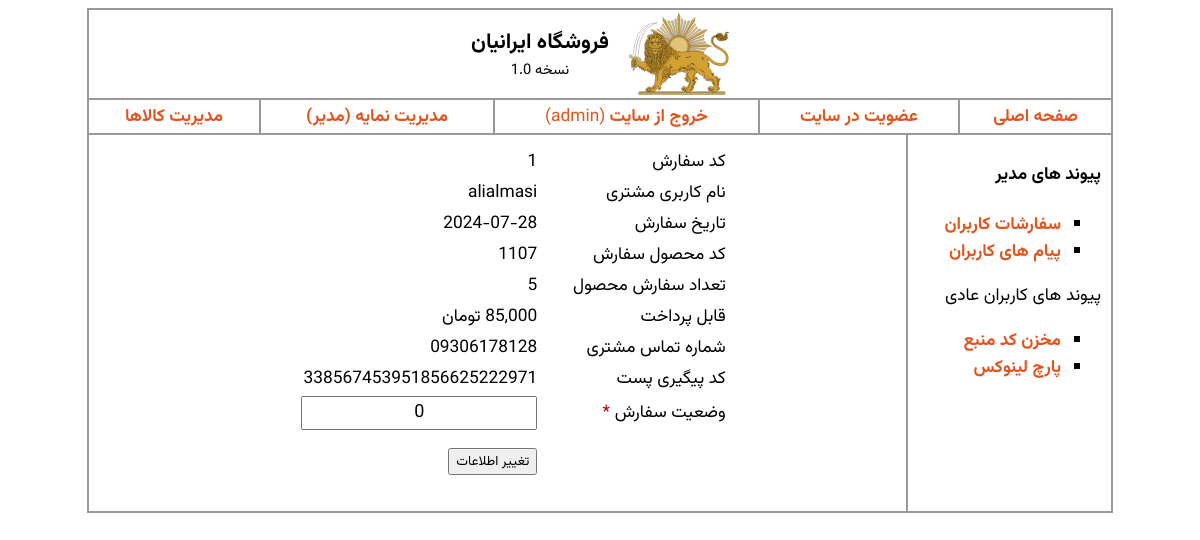
Before: /admin_order_edit.php?id=1 (signed in) with the older database file.
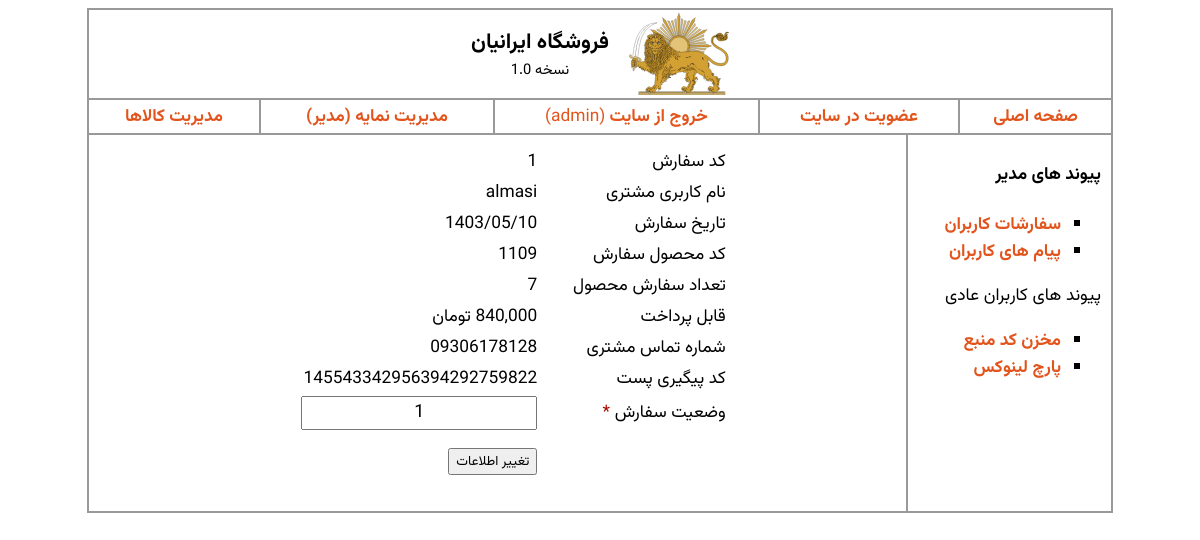
After: the same page with the newer database file.
### tables this page shows
CREATE TABLE IF NOT EXISTS `orders` (
  `id` int(10) NOT NULL AUTO_INCREMENT COMMENT 'شماره سفارش',
  `username` varchar(30) NOT NULL COMMENT 'نام کاربری سفارش دهنده',
  `orderdate` varchar(20) NOT NULL COMMENT 'تاریخ سفارش',
  `pro_id` int(10) NOT NULL COMMENT 'کد محصول',
  `pro_qty` int(10) NOT NULL COMMENT 'تعداد سفارش',
  `pro_price` float NOT NULL COMMENT 'قیمت پایه محصول',
  `number` varchar(11) NOT NULL COMMENT 'شماره تماس',
  `address` varchar(400) NOT NULL COMMENT 'آدرس',
  `trackcode` varchar(24) NOT NULL COMMENT 'کد مرسوله پستی',
  `state` int(1) NOT NULL COMMENT 'وضعیت سفارش',
  PRIMARY KEY (`id`)
);

### admin_order_edit.php (the view, shortened to what this page needs)
<?php
include("includes/header.php");
?>
<?php
include("includes/db_link.php");
$id = "";
if (isset($_GET['id']) && !empty($_GET['id'])) {
    $id = $_GET['id'];
} else {
?>
    <script>
        location.replace("admin_orders.php");
    </script>
<?php
}
$query = "SELECT * FROM orders WHERE id='$id'";
$request = mysqli_query($link, $query);
$order = mysqli_fetch_array($request);
?>
<form method="post" action="action_admin_order_edit.php?id=<?= $order['id'] ?>" name="action_admin_order_edit">
    <table border=0 style="width:60%;margin:0 auto">
        <tr>
            <td style="width: 40%;">کد سفارش</td>
            <td style="width: 60%;"><span><?= $order['id'] ?></span></td>
        </tr>
        <tr>
            <td>نام کاربری مشتری</td>
            <td><span><?= $order['username'] ?></span></td>
        </tr>
        <tr>
            <td>تاریخ سفارش</td>
            <td><span><?= $order['orderdate'] ?></span></td>
        </tr>
        <tr>
            <td>کد محصول سفارش</td>
            <td><span><?= $order['pro_id'] ?></span></td>
        </tr>
        <tr>
            <td>تعداد سفارش محصول</td>
            <td><span><?= $order['pro_qty'] ?></span></td>
        </tr>
        <tr>
            <td>قابل پرداخت</td>
            <td><span><?= toman($order['pro_price'] * $order['pro_qty'], true) ?></td>
        </tr>
        <tr>
            <td>شماره تماس مشتری</td>
            <td><span><?= $order['number'] ?></span></td>
        </tr>
        <tr>
            <td>کد پیگیری پست</td>
            <td><span><?= $order['trackcode'] ?></span></td>
        </tr>
        <tr>
            <td>وضعیت سفارش <span class="required">*</span></td>
            <td><input class="ltr" required value="<?= $order['state'] ?>" type="text" id="state" name="state" style="text-align:center;font-size:18px" onclick="window.alert('راهنمای کد وضعیت سفارش:\n\n0 = تحت بررسی\n1 = آماده ارسال\n2 = ارسال شده\n3 = لغو شده')"></td>
        </tr>
        <tr>
            <td><br><br></td>
            <td>
                <input type="submit" value="تغییر اطلاعات">
            </td>
        </tr>
    </table>
</form>

Changed rows visible on the page:
changed orders id 1: username "alialmasi" → "almasi"; orderdate "2024-07-28" → "1403/05/10"; pro "1107" → "1109"; pro_qty "5" → "7"; toman($order['pro_price'] * $order['pro_qty'], true) "85,000 تومان" → "840,000 تومان"; trackcode "338567453951856625222971" → "145543342956394292759822"; state "0" → "1"
